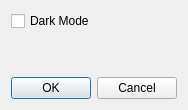
<?xml version="1.0" encoding="UTF-8"?>
<ui version="4.0">
 <class>settings_dialog</class>
 <widget class="QDialog" name="settings_dialog">
  <property name="geometry">
   <rect>
    <x>0</x>
    <y>0</y>
    <width>252</width>
    <height>104</height>
   </rect>
  </property>
  <property name="windowTitle">
   <string>Settings</string>
  </property>
  <layout class="QVBoxLayout" name="verticalLayout">
   <property name="sizeConstraint">
    <enum>QLayout::SetFixedSize</enum>
   </property>
   <item>
    <widget class="QCheckBox" name="btn_darkmode">
     <property name="text">
      <string>Dark Mode</string>
     </property>
    </widget>
   </item>
   <item>
    <spacer name="verticalSpacer">
     <property name="orientation">
      <enum>Qt::Vertical</enum>
     </property>
     <property name="sizeHint" stdset="0">
      <size>
       <width>20</width>
       <height>40</height>
      </size>
     </property>
    </spacer>
   </item>
   <item>
    <widget class="QDialogButtonBox" name="buttonBox">
     <property name="orientation">
      <enum>Qt::Horizontal</enum>
     </property>
     <property name="standardButtons">
      <set>QDialogButtonBox::Cancel|QDialogButtonBox::Ok</set>
     </property>
    </widget>
   </item>
  </layout>
 </widget>
 <resources/>
 <connections>
  <connection>
   <sender>buttonBox</sender>
   <signal>accepted()</signal>
   <receiver>settings_dialog</receiver>
   <slot>accept()</slot>
   <hints>
    <hint type="sourcelabel">
     <x>248</x>
     <y>254</y>
    </hint>
    <hint type="destinationlabel">
     <x>157</x>
     <y>274</y>
    </hint>
   </hints>
  </connection>
  <connection>
   <sender>buttonBox</sender>
   <signal>rejected()</signal>
   <receiver>settings_dialog</receiver>
   <slot>reject()</slot>
   <hints>
    <hint type="sourcelabel">
     <x>316</x>
     <y>260</y>
    </hint>
    <hint type="destinationlabel">
     <x>286</x>
     <y>274</y>
    </hint>
   </hints>
  </connection>
 </connections>
</ui>
